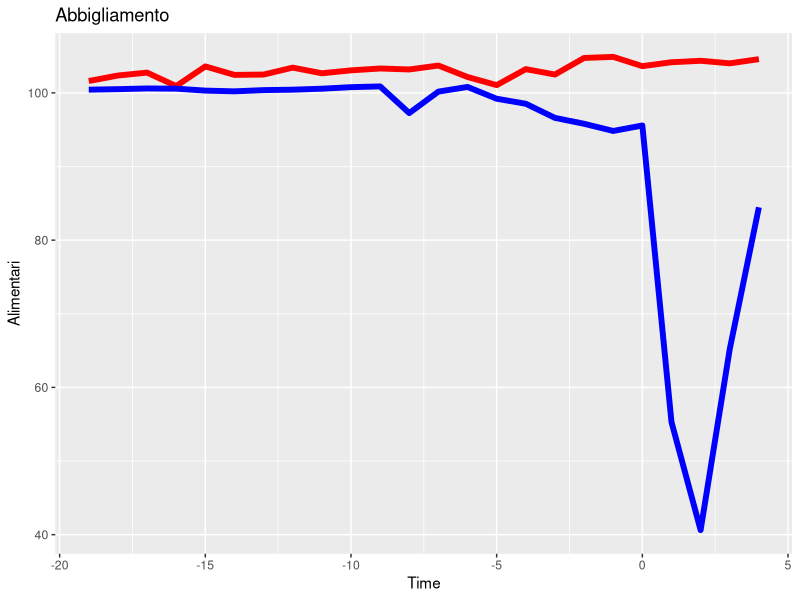
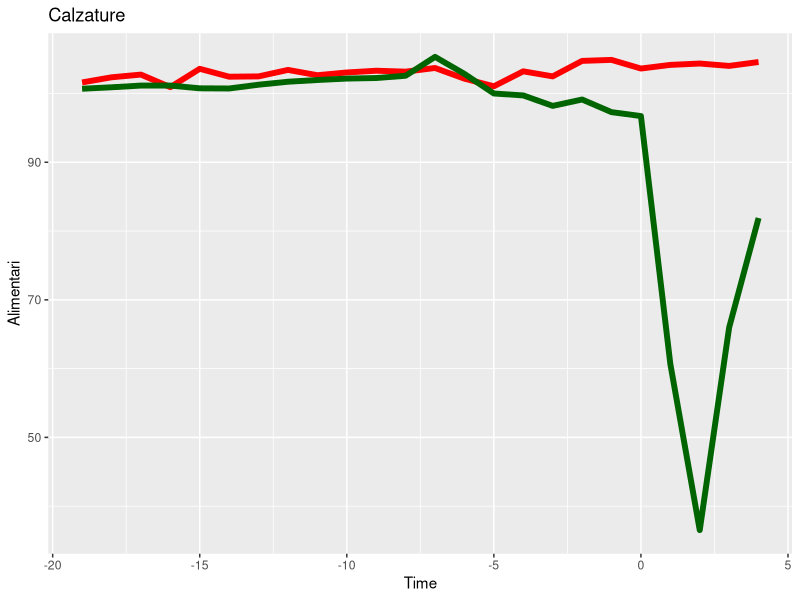
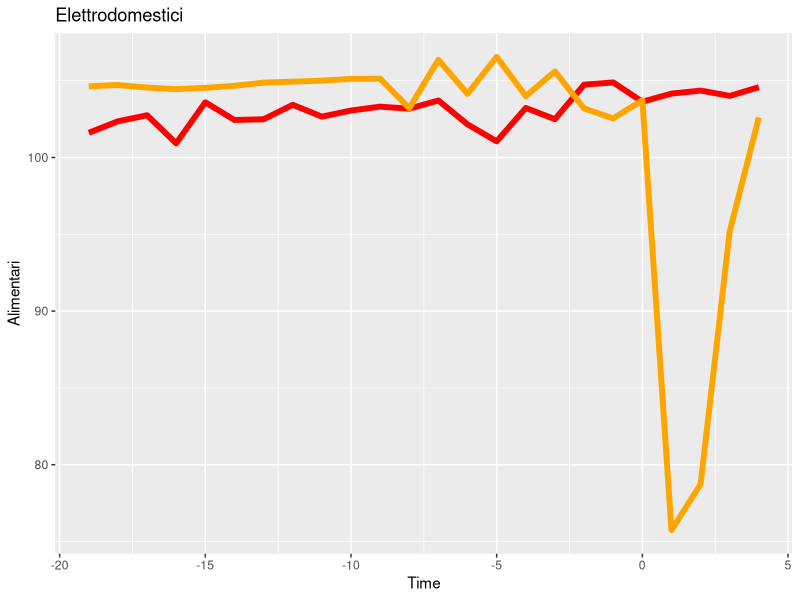
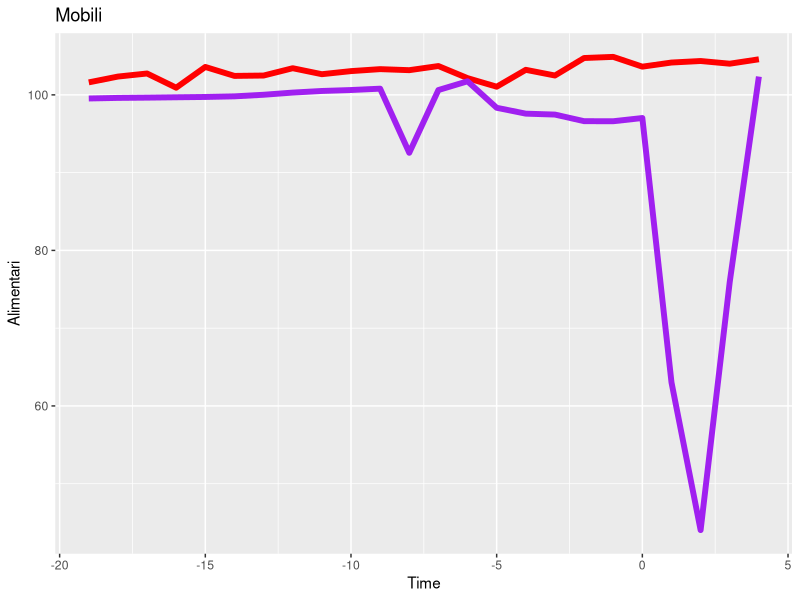
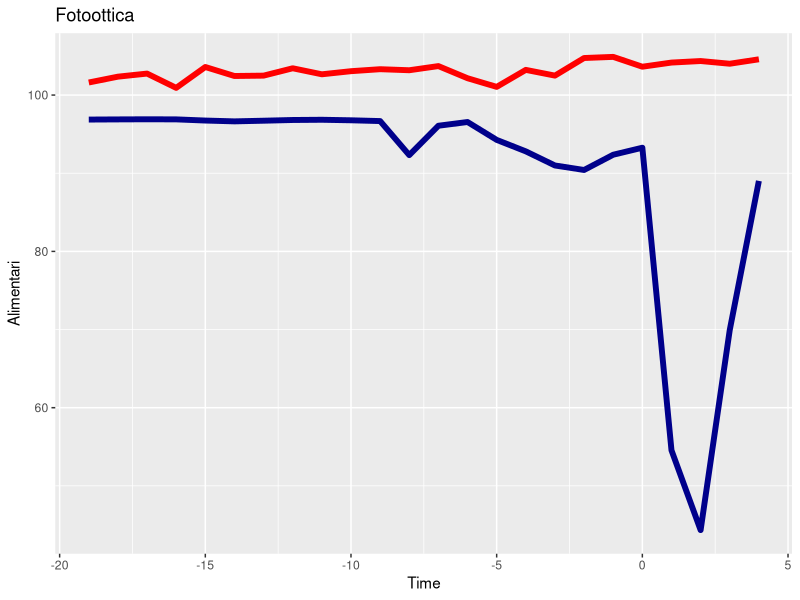
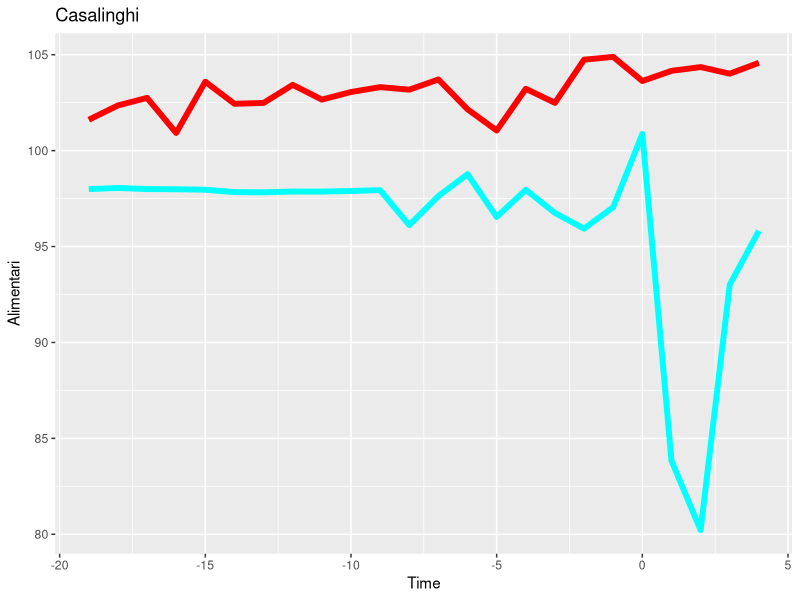
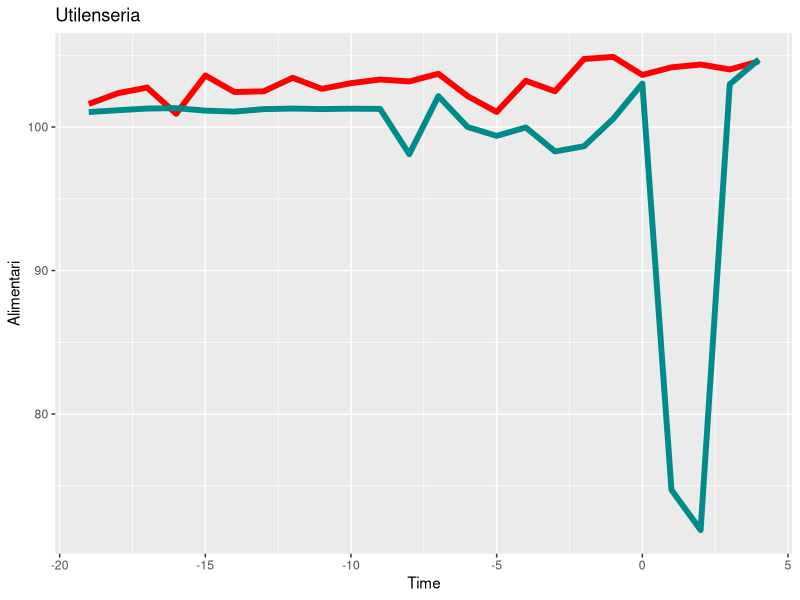
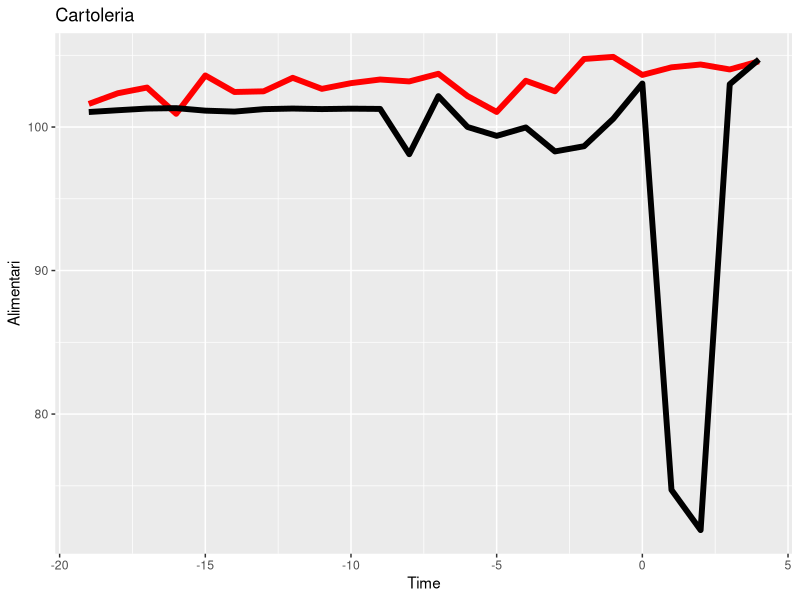

Recreate these plots in R, in order.
library(readxl)
library(ggplot2)
Data <- read_excel("Dati_destagionalizzati.xlsx")

Controllo_abbigliamento<-lm(Data$Abbigliamento[1:19]-Data$Alimentari[1:19]~Data$Time[1:19])
summary(Controllo_abbigliamento)

Controllo_calzature<-lm(Data$Calzature[1:19]-Data$Alimentari[1:19]~Data$Time[1:19])
summary(Controllo_calzature)

Controllo_Elettrodomestici<-lm(Data$Elettrodomestici[1:19]-Data$Alimentari[1:19]~Data$Time[1:19])
summary(Controllo_Elettrodomestici)

Controllo_Mobili<-lm(Data$Mobili[1:19]-Data$Alimentari[1:19]~Data$Time[1:19])
summary(Controllo_Mobili)

Controllo_Fotootica<-lm(Data$Fotoottica[1:19]-Data$Alimentari[1:19]~Data$Time[1:19])
summary(Controllo_Fotootica)

Controllo_Casalinghi<-lm(Data$Casalinghi[1:19]-Data$Alimentari[1:19]~Data$Time[1:19])
summary(Controllo_Casalinghi)

Controllo_Utilenseria<-lm(Data$Utilenseria[1:19]-Data$Alimentari[1:19]~Data$Time[1:19])
summary(Controllo_Utilenseria)

Controllo_Cartoleria<-lm(Data$Cartoleria[1:19]-Data$Alimentari[1:19]~Data$Time[1:19])
summary(Controllo_Cartoleria)

Controllo_Giocattoli<-lm(Data$Giocattoli[1:19]-Data$Alimentari[1:19]~Data$Time[1:19])
summary(Controllo_Giocattoli)


reg2<-lm(Data$Abbigliamento-Data$Alimentari~Data$T1+Data$T2+Data$T3)
summary(reg2)

reg3<-lm(Data$Calzature-Data$Alimentari~Data$T1+Data$T2+Data$T3)
summary(reg3)

reg4<-lm(Data$Elettrodomestici-Data$Alimentari~Data$T1+Data$T2+Data$T3)
summary(reg4)

reg5<-lm(Data$Mobili-Data$Alimentari~Data$T1+Data$T2+Data$T3)
summary(reg5)

reg6<-lm(Data$Fotoottica-Data$Alimentari~Data$T1+Data$T2+Data$T3)
summary(reg6)

reg7<-lm(Data$Casalinghi-Data$Alimentari~Data$T1+Data$T2+Data$T3)
summary(reg7)

reg8<-lm(Data$Utilenseria-Data$Alimentari~Data$T1+Data$T2+Data$T3)
summary(reg8)

reg9<-lm(Data$Cartoleria-Data$Alimentari~Data$T1+Data$T2+Data$T3)
summary(reg9)

reg10<-lm(Data$Giocattoli-Data$Alimentari~Data$T1+Data$T2+Data$T3)
summary(reg10)


ggplot(data=Data,aes(x=Time,y=Alimentari))+geom_line(size=2,color = "red")+geom_line(size=2,aes(x=Time,y=Abbigliamento),color = "blue")+ 
  labs(title="Abbigliamento")

ggplot(data=Data,aes(x=Time,y=Alimentari))+geom_line(size=2,color = "red")+geom_line(size=2,aes(x=Time,y=Calzature),color = "darkgreen")+ 
  labs(title="Calzature")

ggplot(data=Data,aes(x=Time,y=Alimentari))+geom_line(size=2,color = "red")+geom_line(size=2,aes(x=Time,y=Elettrodomestici),color = "orange")+ 
  labs(title="Elettrodomestici")

ggplot(data=Data,aes(x=Time,y=Alimentari))+geom_line(size=2,color = "red")+geom_line(size=2,aes(x=Time,y=Mobili),color = "purple")+ 
  labs(title="Mobili")

ggplot(data=Data,aes(x=Time,y=Alimentari))+geom_line(size=2,color = "red")+geom_line(size=2,aes(x=Time,y=Fotoottica),color = "darkblue")+ 
  labs(title="Fotoottica")

ggplot(data=Data,aes(x=Time,y=Alimentari))+geom_line(size=2,color = "red")+geom_line(size=2,aes(x=Time,y=Casalinghi),color = "cyan")+ 
  labs(title="Casalinghi")

ggplot(data=Data,aes(x=Time,y=Alimentari))+geom_line(size=2,color = "red")+geom_line(size=2,aes(x=Time,y=Utilenseria),color = "darkcyan")+ 
  labs(title="Utilenseria")

ggplot(data=Data,aes(x=Time,y=Alimentari))+geom_line(size=2,color = "red")+geom_line(size=2,aes(x=Time,y=Cartoleria),color = "black")+ 
  labs(title="Cartoleria")

ggplot(data=Data,aes(x=Time,y=Alimentari))+geom_line(size=2,color = "red")+geom_line(size=2,aes(x=Time,y=Giocattoli),color = "yellow")+ 
  labs(title="Giocattoli")






